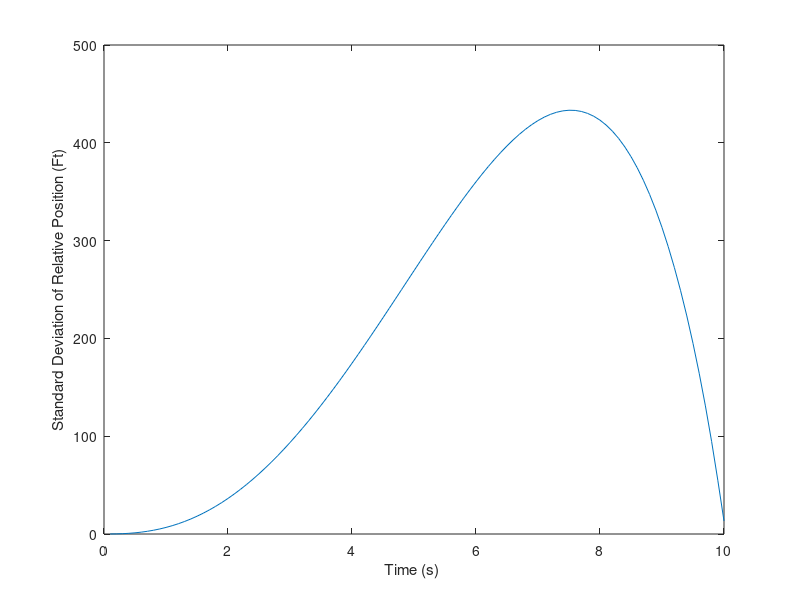
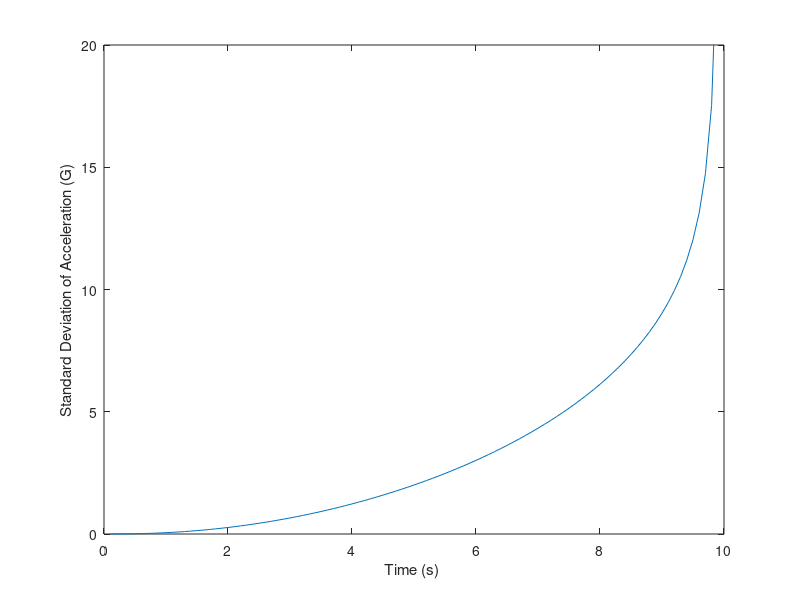

Recreate these plots in MATLAB, in order.
clear
F=zeros([4,4]);
X=zeros([4,4]);
XOLD=zeros([4,4]);
Q=zeros([4,4]);
K0=zeros([4,4]);
K1=zeros([4,4]);
K2=zeros([4,4]);
K3=zeros([4,4]);
XD=zeros([4,4]);
A=zeros([1,4]);
AXAT=zeros([1,1]);
count=0;
T=0.;
TNEW=T;
S=0.;
H=.01;
XNP=3.;
TAU=1.;
XNT=96.6;
VC=4000.;
TF=10.;
TGO=TF-T+.00001;
PHIS=XNT*XNT/TF;
F(1,2)=1.;
F(2,1)=-XNP/(TAU*TGO);
F(2,3)=1.;
F(2,4)=XNP*VC/TAU;
F(4,1)=1./(TAU*VC*TGO);
F(4,4)=-1./TAU;
Q(3,3)=PHIS;
while ~(T >= (TF-.0001))
	S=S+H;
	XOLD=X;
	STEP=1;
	while ( (STEP == 1) | (STEP == 2) | (STEP == 3))
		TGO=TF-TNEW+.00001;
		F(2,1)=-XNP/(TAU*TGO);
 		F(4,1)=1./(TAU*VC*TGO);
		XD=(F*X)+(F*X)'+Q;
		if (STEP == 1)
			STEP=2;
			K0=XD;
 			TNEW=T+.5*H;
			X=XOLD+.5.*H.*K0;
		elseif (STEP ==2)
			STEP=3;
			K1=XD;
 			TNEW=T+.5*H;
			X=XOLD+.5.*H.*K1;
		else
			STEP=4;
			K2=XD;
		 	TNEW=T+H;
			X=XOLD+H.*K2;
		end
	end
	TGO=TF-TNEW+.00001;
	F(2,1)=-XNP/(TAU*TGO);
 	F(4,1)=1./(TAU*VC*TGO);
 	XD=(F*X)+(F*X)'+Q;
 	K3=XD;
 	T=TNEW;
	X=XOLD+H.*(K0+2.*(K1+K2)+K3)./6;
	if S>=.09999
		S=0.;
		A(1,1)=XNP/(TAU*TGO);
		A(1,2)=0.;
		A(1,3)=0.;
		A(1,4)=-XNP*VC/TAU;
		AXAT=A*X*A';
		SIGY=sqrt(X(1,1));
		SIGNL=sqrt(AXAT(1,1));
		count=count+1;
		ArrayT(count)=T;
		ArraySIGY(count)=SIGY;
		ArraySIGNLG(count)=SIGNL/32.2;
	end
end
figure
plot(ArrayT,ArraySIGY)
xlabel('Time (s) ')
ylabel('Standard Deviation of Relative Position (Ft)')
figure
plot(ArrayT,ArraySIGNLG)
xlabel('Time (s) ')
ylabel('Standard Deviation of Acceleration (G)')
axis([0 10 0 20])
clc
output=[ArrayT', ArraySIGY',ArraySIGNLG'];
save datfil.txt output -ascii
disp 'simulation finished'
SIGY
